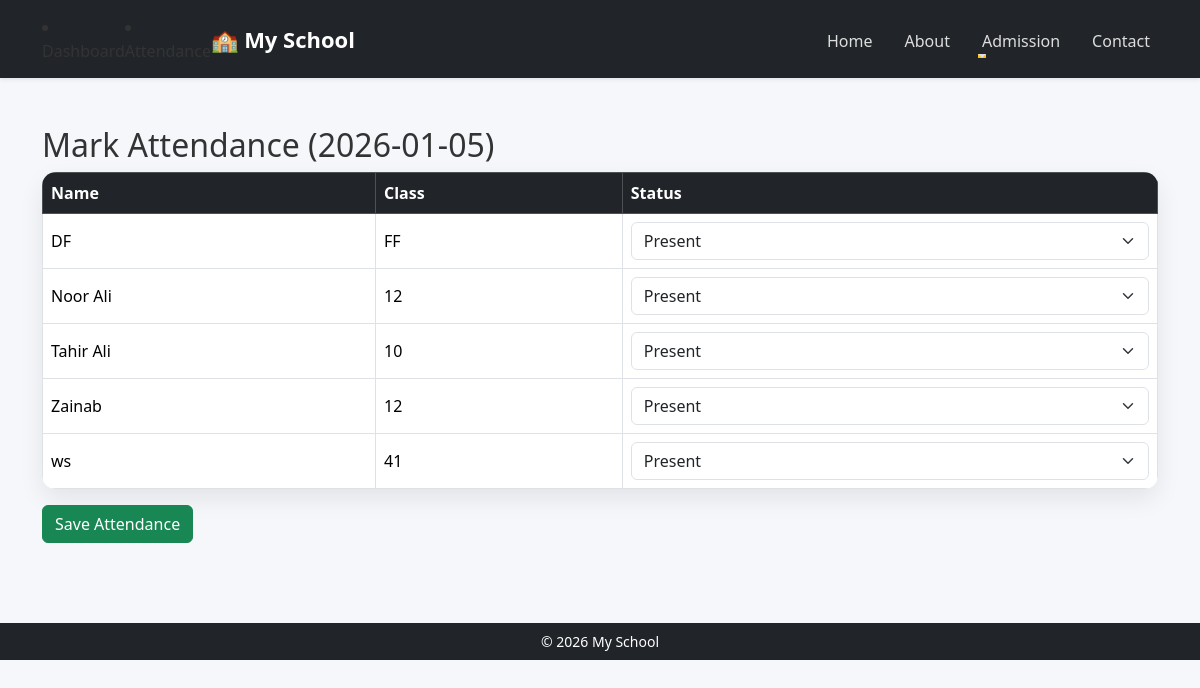
/attendance (signed in), run on the app's committed database.
### tables this page shows
CREATE TABLE students (
        id INTEGER PRIMARY KEY AUTOINCREMENT,
        name TEXT,
        class TEXT,
        phone TEXT
    );

### app.py (the view, shortened to what this page needs)
@app.route("/attendance", methods=["GET", "POST"])
def attendance():
    if not session.get("admin"):
        return redirect("/login")
    today = str(date.today())
    db = get_db()
    students = db.execute("SELECT * FROM students").fetchall()
    db.close()
    return render_template("attendance_mark.html", students=students, today=today)

### app.py (called while the page is built)
def get_db():
    conn = sqlite3.connect(DB_NAME)
    conn.execute("""
    CREATE TABLE IF NOT EXISTS students (
        id INTEGER PRIMARY KEY AUTOINCREMENT,
        name TEXT,
        class TEXT,
        phone TEXT
    )
    """)
    conn.execute("""
    CREATE TABLE IF NOT EXISTS teachers (
        id INTEGER PRIMARY KEY AUTOINCREMENT,
        name TEXT,
        subject TEXT,
        phone TEXT
    )
    """)
    conn.execute("""
    CREATE TABLE IF NOT EXISTS attendance (
        id INTEGER PRIMARY KEY AUTOINCREMENT,
        student_id INTEGER,
        status TEXT,
        date TEXT
    )
    """)
    conn.execute("""
    CREATE TABLE IF NOT EXISTS fees (
        id INTEGER PRIMARY KEY AUTOINCREMENT,
        student_id INTEGER,
        amount INTEGER,
        status TEXT,
        date TEXT
    )
    """)
    conn.commit()
    return conn

### templates/attendance_mark.html (shortened to what this page needs)
{% extends "base.html" %}
{% block content %}
<h2>Mark Attendance ({{ today }})</h2>
<form method="post">
<table class="table table-bordered">
    <tr class="table-dark">
        <th>Name</th>
        <th>Class</th>
        <th>Status</th>
    </tr>
    {% for s in students %}
    <tr>
        <td>{{ s[1] }}</td>
        <td>{{ s[2] }}</td>
        <td>
            <select name="student_{{ s[0] }}" class="form-select">
                <option value="Present">Present</option>
            </select>
        </td>
    </tr>
    {% endfor %}
</table>
<button class="btn btn-success">Save Attendance</button>
</form>
{% endblock %}

### static/css/style.css (style rules this page uses)
body { font-family: 'Segoe UI', sans-serif; background-color: #f5f7fb; color: #333; }
.table { background: white; border-radius: 14px; overflow: hidden; box-shadow: 0 10px 25px rgba(0,0,0,0.08); }
.table th, .table td { vertical-align: middle; }

### data on the page
students: name "DF", class "FF", id "Present"
students: name "Noor Ali", class "12", id "Present"
students: name "Tahir Ali", class "10", id "Present"
students: name "Zainab", class "12", id "Present"
students: name "ws", class "41", id "Present"
